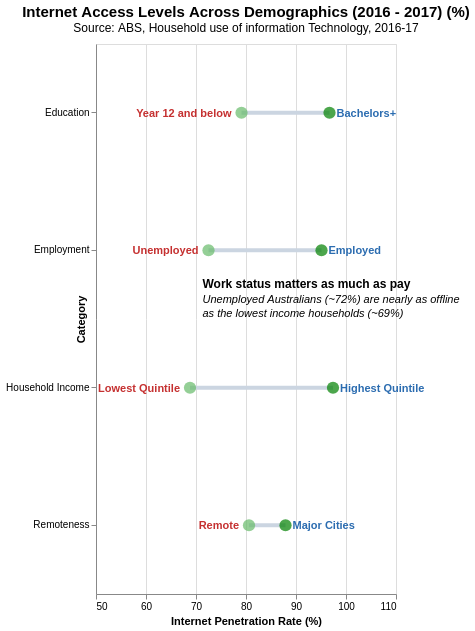

Write a Vega-Lite specification for this figure.
### Vega-Lite specification from a JSON file in a GitHub repository (floating-point values rounded to 4 significant figures)
{"$schema": "https://vega.github.io/schema/vega-lite/v5.json", "title": {"text": "Internet Access Levels Across Demographics (2016 - 2017) (%)", "subtitle": "Source: ABS, Household use of information Technology, 2016-17", "fontSize": 15, "anchor": "middle", "offset": 10}, "data": {"values": [{"category": "Household Income", "low-group": "Lowest Quintile", "low_pct": 68.8, "high-group": "Highest Quintile", "high_pct": 97.4, "gap": 28.6}, {"category": "Employment", "low-group": "Unemployed", "low_pct": 72.5, "high-group": "Employed", "high_pct": 95.1, "gap": 22.6}, {"category": "Education", "low-group": "Year 12 and below", "low_pct": 79.1, "high-group": "Bachelors+", "high_pct": 96.7, "gap": 17.6}, {"category": "Remoteness", "low-group": "Remote", "low_pct": 80.6, "high-group": "Major Cities", "high_pct": 87.9, "gap": 7.3}]}, "width": "container", "height": 550, "layer": [{"description": "Connecting line between min and max group", "mark": {"type": "rule", "color": "#cbd5e1", "strokeWidth": 4}, "encoding": {"y": {"field": "category", "type": "nominal", "sort": ["Household Income", "Employment", "Education", "Remoteness"], "axis": {"title": "Category", "titleX": -10, "titleAngle": -90}}, "x": {"field": "low_pct", "type": "quantitative", "title": "Internet Penetration Rate (%)", "scale": {"domain": [53, 110]}}, "x2": {"field": "high_pct"}}}, {"mark": {"type": "point", "filled": true, "size": 150, "color": "#66bb6a"}, "encoding": {"y": {"field": "category", "type": "nominal"}, "x": {"field": "low_pct", "type": "quantitative"}, "tooltip": [{"field": "category", "title": "Category"}, {"field": "low-group", "title": "Lowest Group"}, {"field": "low_pct", "title": "Penetration Rate (%)"}]}}, {"mark": {"type": "point", "filled": true, "size": 150, "color": "green"}, "encoding": {"y": {"field": "category", "type": "nominal"}, "x": {"field": "high_pct", "type": "quantitative"}, "tooltip": [{"field": "category", "title": "Category"}, {"field": "high-group", "title": "Highest Group"}, {"field": "high_pct", "title": "Penetration Rate (%)"}]}}, {"description": "Lowest Group Label", "mark": {"type": "text", "align": "right", "dx": -10, "dy": 1, "color": "#c53030", "fontWeight": "bold", "fontSize": 11}, "encoding": {"y": {"field": "category", "type": "nominal"}, "x": {"field": "low_pct", "type": "quantitative"}, "text": {"field": "low-group", "type": "nominal"}}}, {"description": "Highest Group Label", "mark": {"type": "text", "align": "left", "dx": 7, "dy": 1, "color": "#2b6cb0", "fontWeight": "bold", "fontSize": 11}, "encoding": {"y": {"field": "category", "type": "nominal"}, "x": {"field": "high_pct", "type": "quantitative"}, "text": {"field": "high-group", "type": "nominal"}}}, {"description": "Annotation headline", "data": {"values": [{"category": "Employment", "x": 72.5}]}, "mark": {"type": "text", "align": "left", "dx": -6, "dy": 34, "color": "black", "fontWeight": "bold", "fontSize": 12, "text": "Work status matters as much as pay"}, "encoding": {"y": {"field": "category", "type": "nominal"}, "x": {"field": "x", "type": "quantitative"}}}, {"description": "Annotation body", "data": {"values": [{"category": "Employment", "x": 72.5}]}, "mark": {"type": "text", "align": "left", "baseline": "top", "dx": -6, "dy": 44, "color": "black", "fontStyle": "italic", "fontSize": 11, "lineHeight": 14, "text": ["Unemployed Australians (~72%) are nearly as offline", "as the lowest income households (~69%)"]}, "encoding": {"y": {"field": "category", "type": "nominal"}, "x": {"field": "x", "type": "quantitative"}}}]}
